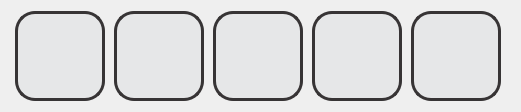
  <widget class="QWidget" name="layoutWidget_2">
   <property name="geometry">
    <rect>
     <x>725</x>
     <y>220</y>
     <width>521</width>
     <height>102</height>
    </rect>
   </property>
   <layout class="QHBoxLayout" name="horizontalLayout_3">
    <property name="spacing">
     <number>5</number>
    </property>
    <item>
     <widget class="QPushButton" name="freq1Button_2">
      <property name="sizePolicy">
       <sizepolicy hsizetype="Fixed" vsizetype="Fixed">
        <horstretch>0</horstretch>
        <verstretch>0</verstretch>
       </sizepolicy>
      </property>
      <property name="minimumSize">
       <size>
        <width>90</width>
        <height>90</height>
       </size>
      </property>
      <property name="styleSheet">
       <string notr="true">background-image: url(:/frequencies/resources/16_67Hz_90_90.png);
background-repeat:no-repeat;
background-position: center center;
background-color: rgb(230, 231, 232);
border-radius: 20px;
border:3px solid rgb(55, 52, 53);</string>
      </property>
      <property name="text">
       <string/>
      </property>
     </widget>
    </item>
    <item>
     <widget class="QPushButton" name="freq1Button_3">
      <property name="sizePolicy">
       <sizepolicy hsizetype="Fixed" vsizetype="Fixed">
        <horstretch>0</horstretch>
        <verstretch>0</verstretch>
       </sizepolicy>
      </property>
      <property name="minimumSize">
       <size>
        <width>90</width>
        <height>90</height>
       </size>
      </property>
      <property name="styleSheet">
       <string notr="true">background-image: url(:/frequencies/resources/23_58Hz_90_90.png);
background-repeat:no-repeat;
background-position: center center;
background-color: rgb(230, 231, 232);
border-radius: 20px;
border:3px solid rgb(55, 52, 53);</string>
      </property>
      <property name="text">
       <string/>
      </property>
     </widget>
    </item>
    <item>
     <widget class="QPushButton" name="freq1Button_4">
      <property name="sizePolicy">
       <sizepolicy hsizetype="Fixed" vsizetype="Fixed">
        <horstretch>0</horstretch>
        <verstretch>0</verstretch>
       </sizepolicy>
      </property>
      <property name="minimumSize">
       <size>
        <width>90</width>
        <height>90</height>
       </size>
      </property>
      <property name="styleSheet">
       <string notr="true">background-image: url(:/frequencies/resources/30_80Hz_90_90.png);
background-repeat:no-repeat;
background-position: center center;
background-color: rgb(230, 231, 232);
border-radius: 20px;
border:3px solid rgb(55, 52, 53);</string>
      </property>
      <property name="text">
       <string/>
      </property>
     </widget>
    </item>
    <item>
     <widget class="QPushButton" name="freq1Button_5">
      <property name="sizePolicy">
       <sizepolicy hsizetype="Fixed" vsizetype="Fixed">
        <horstretch>0</horstretch>
        <verstretch>0</verstretch>
       </sizepolicy>
      </property>
      <property name="minimumSize">
       <size>
        <width>90</width>
        <height>90</height>
       </size>
      </property>
      <property name="styleSheet">
       <string notr="true">background-image: url(:/frequencies/resources/62_64Hz_90_90.png);
background-repeat:no-repeat;
background-position: center center;
background-color: rgb(230, 231, 232);
border-radius: 20px;
border:3px solid rgb(55, 52, 53);</string>
      </property>
      <property name="text">
       <string/>
      </property>
     </widget>
    </item>
    <item>
     <widget class="QPushButton" name="freq6Button">
      <property name="sizePolicy">
       <sizepolicy hsizetype="Fixed" vsizetype="Fixed">
        <horstretch>0</horstretch>
        <verstretch>0</verstretch>
       </sizepolicy>
      </property>
      <property name="minimumSize">
       <size>
        <width>90</width>
        <height>90</height>
       </size>
      </property>
      <property name="styleSheet">
       <string notr="true">background-image: url(:/frequencies/resources/86_22Hz_90_90.png);
background-repeat:no-repeat;
background-position: center center;
background-color: rgb(230, 231, 232);
border-radius: 20px;
border:3px solid rgb(55, 52, 53);</string>
      </property>
      <property name="text">
       <string/>
      </property>
     </widget>
    </item>
   </layout>
  </widget>
